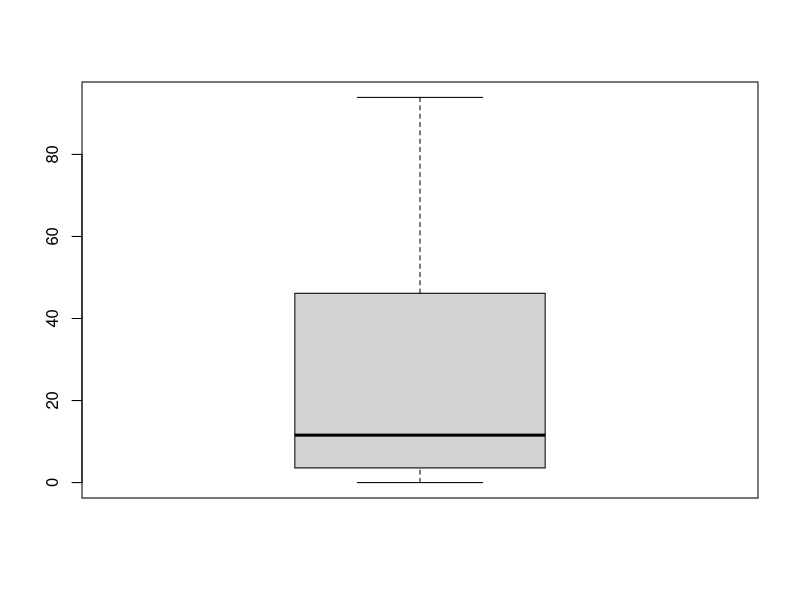
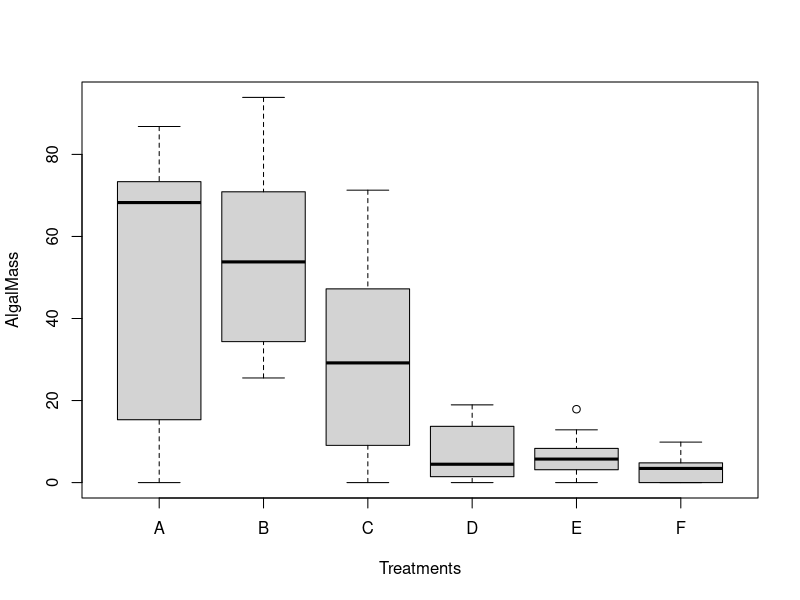
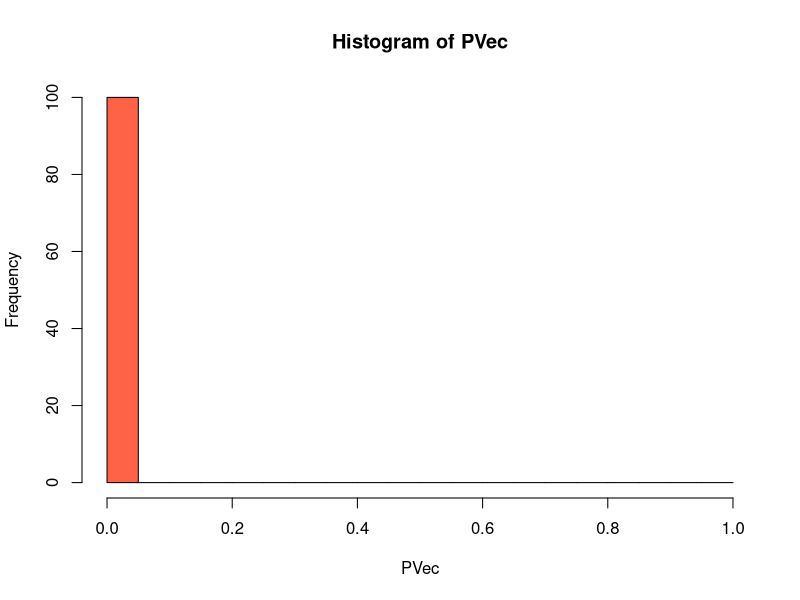

Recreate these plots in R, in order.
# ANOVA data simulator
# 31 March 2016
# NJG

# Data from Rizzari et al. Oikos 123:829-836
# Figure 2b for 6 treatments

# treatment labels
treatLab <- LETTERS[1:6]

# treatment means estimated from figure 2
treatMeans <- c(61,60,23,5,6,4)

# treatment sd estimated from figure 2
# se = sd/sqrt(n)
# sd = se*sqrt(n)
# n = 10
# for first 3 groups se =10, so sd = 31
# for second 3 groups se = 2, so sd = 6

treatSD <- c(31,31,31,6,6,6)
n <- 10 # sample size per treatment

# create vector of treatment labels
Treatments <- rep(treatLab,each=10)
Treatments <- factor(Treatments)

# simulate data set with parameters from paper
AlgalMass <- rnorm(n=60,mean=rep(treatMeans,each=10),sd=rep(treatSD,each=10))

summary(AlgalMass)

#fudging the zeroes
AlgalMass[AlgalMass<0] <- 0

# fudging the upper end
AlgalMass[AlgalMass>100] <- 100
summary(AlgalMass)

# show data as a boxplot
SimData <- data.frame(Treatments,AlgalMass)
boxplot(AlgalMass)
boxplot(AlgalMass~Treatments,data=SimData)

# get group summaries; from Cookbook for R
library(plyr)
summaryData <- ddply(SimData,"Treatments", summarise,
                     N = length(AlgalMass),
                     mean = mean(AlgalMass),
                     median = median(AlgalMass),
                     sd = sd(AlgalMass),
                     se = sd /sqrt(N))
summaryData

# analyze data as an ANOVA
MyModel <- aov(AlgalMass~Treatments,data=SimData)
z <- summary(MyModel)

#---------------------------------------------------------------
# creating a function and repeating the work

treatLab <- LETTERS[1:6]
treatMeans <- c(61,60,23,5,6,4)
treatSD <- c(31,31,31,6,6,6)
sampleSize <- 10 # sample size per treatment

ANOVASimulator <- function(ss=sampleSize,l=treatLab,m=treatMeans,sd=treatSD){
  
# create random data set  
RandomData <- rnorm(n=ss*length(l),mean=rep(m,each=ss),sd=rep(sd,each=ss))

# set up treatments as a factor
Treatments <- rep(l,each=ss)
Treatments <- factor(Treatments) 

# combine elements in a data frame
SimData <- data.frame(Treatments, RandomData)

# run analysis of variance
MyModel <- aov(RandomData~Treatments,data=SimData)

# extract p value of test; answer from Stack Overflow!
output <- summary(MyModel)[[1]][["Pr(>F)"]][[1]]

# return the p value as the single output
return(output)

}
#-----------------------------------------------------------
ANOVASimulator()

# run the function multiple times to create a vector of p values

PVec <- replicate(100,ANOVASimulator())

# calculation proportion of tests that reject with p < 0.05
mean(PVec<0.05)

# visualize with a histogram of p values
hist(PVec,breaks=seq(0,1.0,by=0.05),col=c("tomato",rep("goldenrod",19)))
